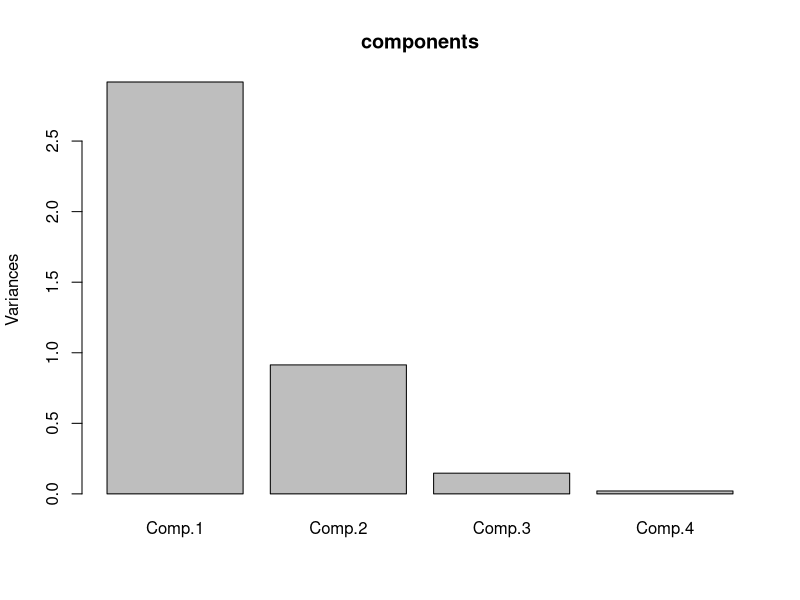
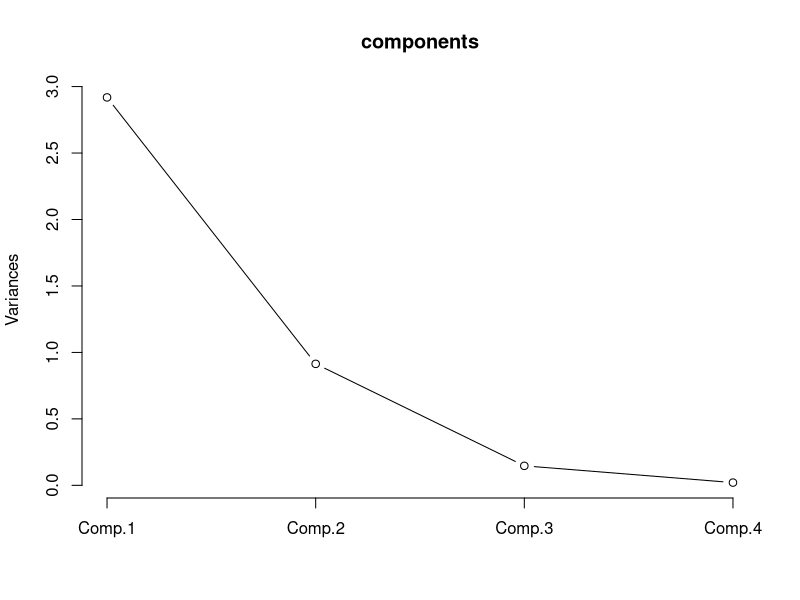
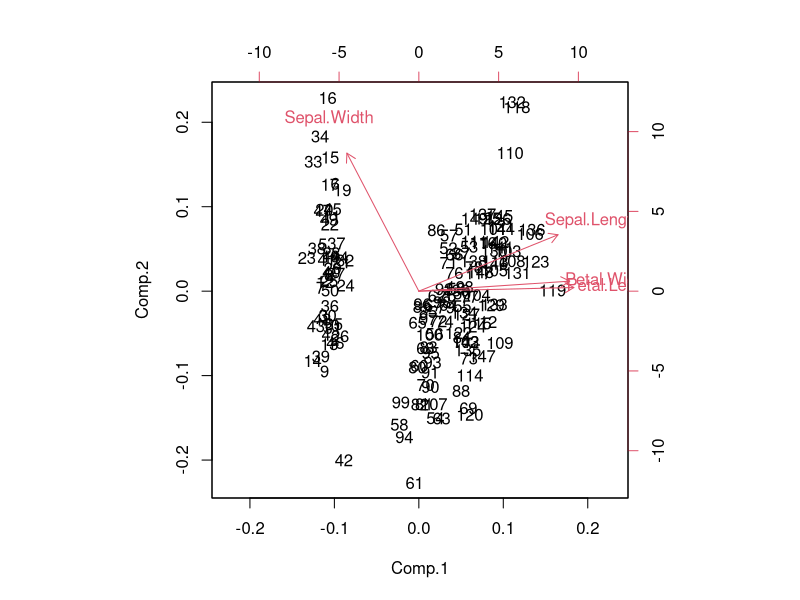

Write R code to recreate these figures, in order.
data("iris")
head(iris)
irisdata1 <- iris[,1:4]
irisdata1
head(irisdata1)
components <- princomp(irisdata1, cor = TRUE, score = TRUE)
summary(components)
plot(components)
plot(components, type = "l")
biplot(components)
